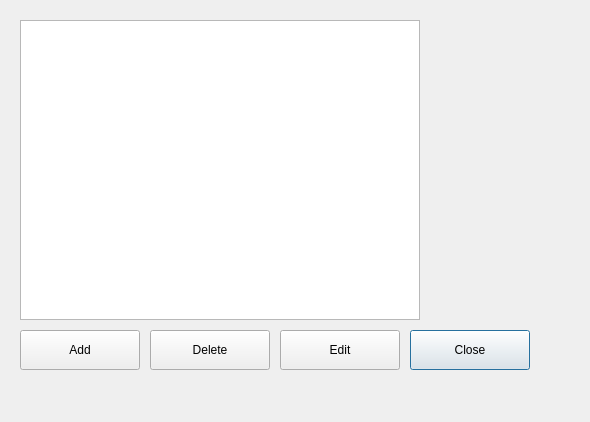
<?xml version="1.0" encoding="UTF-8"?>
<ui version="4.0">
 <class>OperatorSetupDialog</class>
 <widget class="QDialog" name="OperatorSetupDialog">
  <property name="geometry">
   <rect>
    <x>0</x>
    <y>0</y>
    <width>590</width>
    <height>422</height>
   </rect>
  </property>
  <property name="windowTitle">
   <string>OperatorSetupDialog</string>
  </property>
  <widget class="QPushButton" name="pbClose">
   <property name="geometry">
    <rect>
     <x>410</x>
     <y>330</y>
     <width>120</width>
     <height>40</height>
    </rect>
   </property>
   <property name="text">
    <string>Close</string>
   </property>
  </widget>
  <widget class="QTableWidget" name="tblDepartments">
   <property name="geometry">
    <rect>
     <x>20</x>
     <y>20</y>
     <width>400</width>
     <height>300</height>
    </rect>
   </property>
  </widget>
  <widget class="QPushButton" name="pbAdd">
   <property name="geometry">
    <rect>
     <x>20</x>
     <y>330</y>
     <width>120</width>
     <height>40</height>
    </rect>
   </property>
   <property name="text">
    <string>Add</string>
   </property>
  </widget>
  <widget class="QPushButton" name="pbDelete">
   <property name="geometry">
    <rect>
     <x>150</x>
     <y>330</y>
     <width>120</width>
     <height>40</height>
    </rect>
   </property>
   <property name="text">
    <string>Delete</string>
   </property>
  </widget>
  <widget class="QPushButton" name="pbEdit">
   <property name="geometry">
    <rect>
     <x>280</x>
     <y>330</y>
     <width>120</width>
     <height>40</height>
    </rect>
   </property>
   <property name="text">
    <string>Edit</string>
   </property>
  </widget>
 </widget>
 <layoutdefault spacing="6" margin="11"/>
 <resources/>
 <connections/>
</ui>
